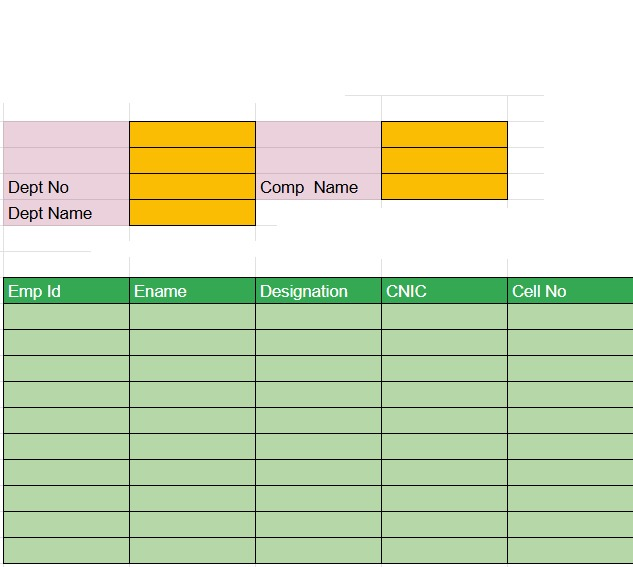
#> input picture Excel.jpeg, 633 x 567 px
$ python Task2.py
#> lines starting #> are read from the running program, lines starting #| are printed output that depends on the picture; after the words box and inside, x2 and y2 are one past the last pixel; in counts of white or black regions, pixels touching at a corner belong together
import cv2
import pytesseract
import numpy as np
from PIL import Image, ImageDraw, ImageFont

def get_average_color(image, x, y, w, h):
    """Calculate the average color of a specific region in the image."""
    region = image[y:y+h, x:x+w]
    average_color_per_row = np.mean(region, axis=0)
    average_color = np.mean(average_color_per_row, axis=0)
    return (int(average_color[0]), int(average_color[1]), int(average_color[2]))

def annotate_image(image_path):
    """Annotate the image with each cell's details."""
#> called with image_path = 'Excel.jpeg'
    image = cv2.imread(image_path)
#> image is the input picture: shape (567, 633, 3); mean B, G, R 185.3, 219.2, 205.6
    if image is None:
        print(f"Error: Unable to load image at path {image_path}")
        return None

    output = image.copy()
    gray = cv2.cvtColor(image, cv2.COLOR_BGR2GRAY)
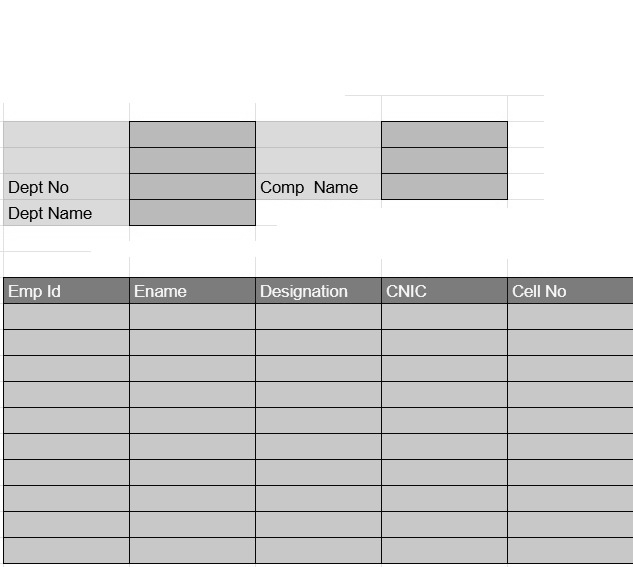
#> gray: shape (567, 633); min 0, max 255, mean 211.3
    thresh = cv2.adaptiveThreshold(gray, 255, cv2.ADAPTIVE_THRESH_GAUSSIAN_C, cv2.THRESH_BINARY_INV, 11, 2)
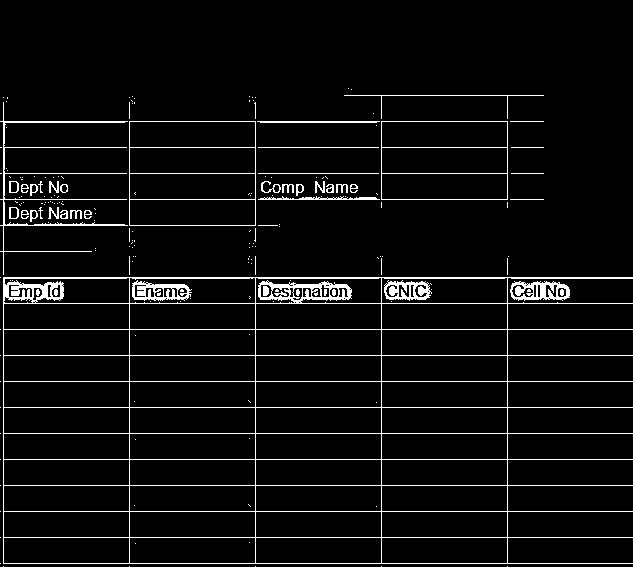
#> thresh: shape (567, 633); 5.2% white in thin lines or dots, all inside (x1, y1, x2, y2) = (0, 88, 633, 567)
    contours, _ = cv2.findContours(thresh, cv2.RETR_EXTERNAL, cv2.CHAIN_APPROX_SIMPLE)
#> contours = 157 contours, 131 with area under 20; largest, box (x1, y1, x2, y2) and area: (3, 277, 633, 564) 144278, (129, 121, 256, 226) 13104, (381, 121, 508, 200) 9828, (510, 281, 570, 301) 911, (0, 102, 128, 275) 361

    for cnt in contours:
        x, y, w, h = cv2.boundingRect(cnt)
        # Filter out too small rectangles which might be noise
        if w > 50 and h > 20:  # Adjust size thresholds as needed
            cv2.rectangle(output, (x, y), (x+w, y+h), (0, 255, 0), 2)
            roi = image[y:y+h, x:x+w]
            text = pytesseract.image_to_string(roi, config='--psm 6').strip()
            avg_color = get_average_color(image, x, y, w, h)

            # Extract text size (based on height of bounding box)
            text_size = h / len(text.split('\n')) if text else 0  # Simple estimation of text size

            # Annotations
            info_text = f"Size: {w}x{h}px, Color: {avg_color}, Text size: {text_size:.2f}px"
            cv2.putText(output, info_text, (x, y - 10), cv2.FONT_HERSHEY_SIMPLEX, 0.5, (255, 0, 0), 1)
            cv2.putText(output, text, (x, y + h + 20), cv2.FONT_HERSHEY_SIMPLEX, 0.5, (255, 255, 0), 1)
#> this loop made 17 passes
#> (x, y, w, h) on passes 1 to 12: (507, 566, 1, 1), (381, 566, 1, 1), (255, 566, 1, 1), (129, 566, 1, 1), (3, 566, 1, 1), (0, 563, 1, 1), (0, 537, 1, 1), (0, 511, 1, 1), (0, 485, 1, 1), (0, 459, 1, 1), (0, 433, 1, 1), (0, 407, 1, 1)
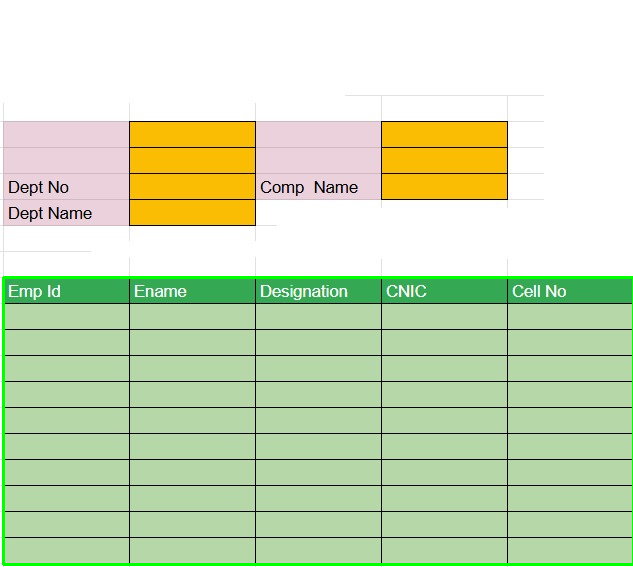
#> output: shape (567, 633, 3); 1.37% of pixels changed, all inside (x1, y1, x2, y2) = (2, 276, 633, 566)
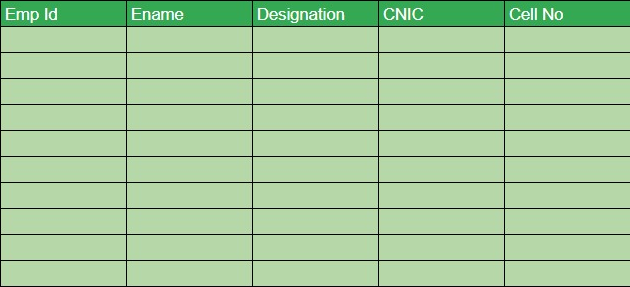
#> roi: shape (287, 630, 3); mean B, G, R 154.5, 201.2, 163.7

    # Save annotated image
    annotated_image_path = 'annotated_image_with_ocr.png'
    cv2.imwrite(annotated_image_path, output)

    # Convert the image to PIL for final overlay
    pil_image = Image.fromarray(cv2.cvtColor(output, cv2.COLOR_BGR2RGB))
    draw = ImageDraw.Draw(pil_image)
    font = ImageFont.load_default()

    # Annotate image with OCR details
    ocr_result = pytesseract.image_to_data(pil_image, output_type=pytesseract.Output.DICT)
    for i in range(len(ocr_result['text'])):
        if ocr_result['text'][i].strip() != '':
            x, y, w, h = ocr_result['left'][i], ocr_result['top'][i], ocr_result['width'][i], ocr_result['height'][i]
            text = ocr_result['text'][i]
            overlay_text = f"{text} ({w}x{h})"
            draw.text((x, y + h + 5), overlay_text, fill="red", font=font)  # Adjusted position to below the box

    # Save the final image with overlays
    final_image_path = 'final_annotated_image_with_ocr.png'
    pil_image.save(final_image_path)
    pil_image.show()

    return final_image_path

# Ensure pytesseract is correctly configured
pytesseract.pytesseract.tesseract_cmd = r'C:\Program Files\Tesseract-OCR\tesseract.exe'  # Ensure this is correct

# Process the image and display the result
annotate_image('Excel.jpeg')  # Update this with your image path
#> (the call stopped at in annotate_image, `text = pytesseract.image_to_string(roi, config='--psm 6').strip()`: pytesseract is not available in this run)
